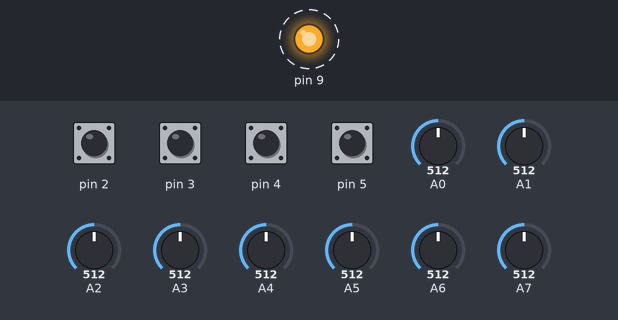
This sketch was run on a simulated Arduino Mega 2560, built with avr-gcc and run on an emulated ATmega2560. Shown: output pins drawn as LEDs (lit = HIGH). Dashed ring = blinking. Inputs (shaded band) come from the test bench; at power-on: pin 2–5 HIGH, A0 = 512, A1 = 512, A2 = 512, A3 = 512, A4 = 512, A5 = 512, A6 = 512, A7 = 512. No radio packets arrive unless stated.

Above: at 0.05 s.
Timing chart, 0 to 3.0 s (numbered marks = the images above):
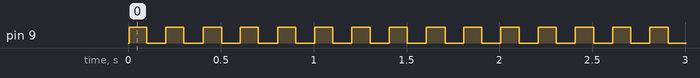

The sketch:

FINAL-Mega2560-TX-CarBraRob-14022022-V1.ino
```cpp
/*
---- Transmitter Code ----
*/

#include <SPI.h>
#include "RF24.h"

unsigned long SetTime;
int joystick[12];

RF24 radio(7,8);

const uint64_t pipeOut = 0x7878787878LL;

void setup(void)
{
  radio.begin();
  radio.setPALevel( RF24_PA_LOW );     //RF24_PA_MIN  / RF24_PA_LOW / RF24_PA_HIGH / RF24_PA_MAX
  radio.setDataRate( RF24_250KBPS );   //RF24_250KBPS / RF24_1MBPS  / RF24_2MBPS
  radio.openWritingPipe(pipeOut);

  pinMode(2, INPUT_PULLUP);
  pinMode(3, INPUT_PULLUP);
  pinMode(4, INPUT_PULLUP);
  pinMode(5, INPUT_PULLUP);
  pinMode(9, OUTPUT);

}

void loop(void)
{
  joystick[0] = analogRead(0);
  joystick[1] = analogRead(1);
  joystick[2] = analogRead(2);
  joystick[3] = analogRead(3);
  joystick[4] = analogRead(4);
  joystick[5] = analogRead(5);
  joystick[6] = analogRead(6);
  joystick[7] = analogRead(7);
  joystick[8] = digitalRead(2);
  joystick[9] = digitalRead(3);
  joystick[10] = digitalRead(4);
  joystick[11] = digitalRead(5);

  radio.write(joystick, sizeof(joystick) );

  if (millis() - SetTime < 100)
  {
    digitalWrite(9, HIGH);
  }
  else if (millis() - SetTime < 200)
  {
    digitalWrite(9, LOW);
  }
  else
  {
    SetTime = millis();
  }
}
```

Measured:
- by itself, pin 9: alternates HIGH for 0.10 s and LOW for 0.10 s
